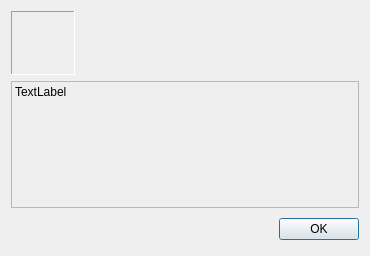
<?xml version="1.0" encoding="UTF-8"?>
<ui version="4.0">
 <class>DB_AboutDialog</class>
 <widget class="QDialog" name="DB_AboutDialog">
  <property name="geometry">
   <rect>
    <x>0</x>
    <y>0</y>
    <width>370</width>
    <height>256</height>
   </rect>
  </property>
  <property name="sizePolicy">
   <sizepolicy hsizetype="Fixed" vsizetype="Fixed">
    <horstretch>0</horstretch>
    <verstretch>0</verstretch>
   </sizepolicy>
  </property>
  <property name="windowTitle">
   <string>Dialog</string>
  </property>
  <layout class="QGridLayout" name="gridLayout">
   <item row="0" column="0">
    <widget class="QLabel" name="lblIcon">
     <property name="minimumSize">
      <size>
       <width>64</width>
       <height>64</height>
      </size>
     </property>
     <property name="maximumSize">
      <size>
       <width>64</width>
       <height>64</height>
      </size>
     </property>
     <property name="autoFillBackground">
      <bool>false</bool>
     </property>
     <property name="frameShape">
      <enum>QFrame::Panel</enum>
     </property>
     <property name="frameShadow">
      <enum>QFrame::Sunken</enum>
     </property>
     <property name="lineWidth">
      <number>1</number>
     </property>
     <property name="pixmap">
      <pixmap resource="db.qrc">:/images/biluna64bg.png</pixmap>
     </property>
     <property name="scaledContents">
      <bool>true</bool>
     </property>
    </widget>
   </item>
   <item row="0" column="1">
    <spacer name="horizontalSpacer">
     <property name="orientation">
      <enum>Qt::Horizontal</enum>
     </property>
     <property name="sizeHint" stdset="0">
      <size>
       <width>279</width>
       <height>20</height>
      </size>
     </property>
    </spacer>
   </item>
   <item row="1" column="0" colspan="2">
    <widget class="QLabel" name="lblText">
     <property name="sizePolicy">
      <sizepolicy hsizetype="Preferred" vsizetype="Preferred">
       <horstretch>1</horstretch>
       <verstretch>1</verstretch>
      </sizepolicy>
     </property>
     <property name="frameShape">
      <enum>QFrame::StyledPanel</enum>
     </property>
     <property name="text">
      <string>TextLabel</string>
     </property>
     <property name="alignment">
      <set>Qt::AlignLeading|Qt::AlignLeft|Qt::AlignTop</set>
     </property>
    </widget>
   </item>
   <item row="2" column="0" colspan="2">
    <layout class="QHBoxLayout">
     <property name="spacing">
      <number>1</number>
     </property>
     <property name="leftMargin">
      <number>0</number>
     </property>
     <property name="topMargin">
      <number>0</number>
     </property>
     <property name="rightMargin">
      <number>0</number>
     </property>
     <property name="bottomMargin">
      <number>0</number>
     </property>
     <item>
      <spacer>
       <property name="orientation">
        <enum>Qt::Horizontal</enum>
       </property>
       <property name="sizeHint" stdset="0">
        <size>
         <width>131</width>
         <height>31</height>
        </size>
       </property>
      </spacer>
     </item>
     <item>
      <widget class="QPushButton" name="okButton">
       <property name="text">
        <string>OK</string>
       </property>
      </widget>
     </item>
    </layout>
   </item>
  </layout>
 </widget>
 <resources>
  <include location="db.qrc"/>
 </resources>
 <connections>
  <connection>
   <sender>okButton</sender>
   <signal>clicked()</signal>
   <receiver>DB_AboutDialog</receiver>
   <slot>accept()</slot>
   <hints>
    <hint type="sourcelabel">
     <x>278</x>
     <y>253</y>
    </hint>
    <hint type="destinationlabel">
     <x>96</x>
     <y>254</y>
    </hint>
   </hints>
  </connection>
 </connections>
</ui>
